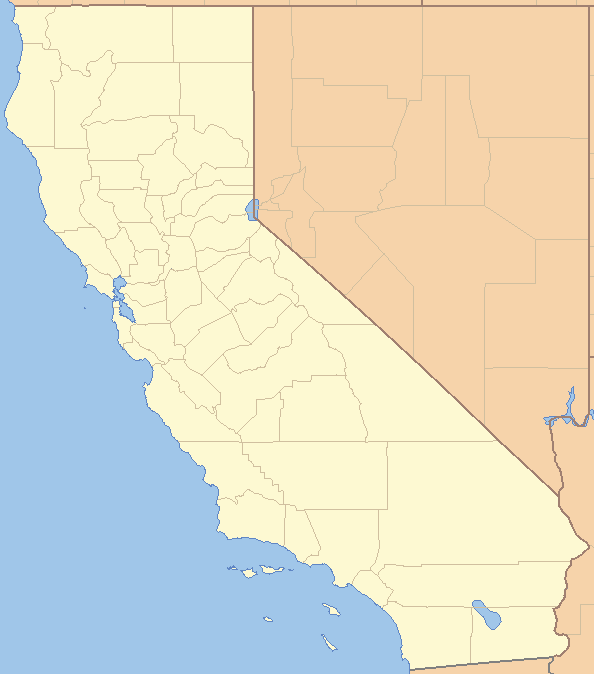
#> input picture hw1s/california.png, 594 x 674 px
$ jupyter execute H1P2T1_kmeans.ipynb   (shell and % lines are left out)
#> lines starting #> are read from the running program, lines starting #| are printed output that depends on the picture
## Homework 1 Part 2 Task 1

You will apply k-means clustering to analyze housing data <br>
In general, to do clustering, we need <br>
(1) feature vectors of objects <br>
(2) a distance measure (or a similarity measure) <br>
The result may vary if you change (1) and/or (2) <br>
In standard k-means, L2 norm based distance measure is used. <br>
Thus, k-means clustering result is largely determined by (1) <br>
In this task, you will select different sets of feature components for clustering with different goals. <br>
Also, you will observe the randomness of k-means clustering. <br>
You need to read through the instructions until you see "your work begins here" <br>
This is a guided-task: <br>
You may see the output of a code cell and then figure out the code in that cell. <br>
In each code cell, there are instructions to help you. <br>
This is a very efficient and effective way to learn how to program with sk-learn <br>
Try your best to generate similar results. However, because k-means is somewhat random, your results may be different from those provided in the file. <br>

#### First, we load the dataset
It is a table. Each row contains the information of an area in the state of california. Thus, an area in the state of california is an object in this application; a row is the "raw" feature vector of an object. Other names of a row: a data point, a data sample, an instance, an observation.

[cell 1]
#we need to import the package pandas to read data files
#we give it a new name 'pd', easy to remember and use
import pandas as pd
#the table is in the file housing.csv
housing = pd.read_csv("housing.csv")
#> (reads hw1s/housing.csv from the repository)
#use head function to show the first five rows
housing.head()

[cell 2]
# type of variable 'housing' is pandas DataFrame
# it is very important to know the types of variables
# because functions may only work with specific types of variables.
type(housing)

[cell 3]
# get the general information of the DataFrame
housing.info()

[cell 4]
# get some statistics
print(housing.describe())

[cell 5]
#check to see if there is nan in the table
#nan indicates missing value
#do not worry, in this task, we will not use total_bedrooms
housing.isnull().sum()

[cell 6]
# get one column of the DataFrame
housing['ocean_proximity']

[cell 7]
# get two columns of the DataFrame
table1=housing[['longitude', 'latitude']]
table1.head()

[cell 8]
type(table1)

[cell 9]
# type of table1 is DataFrame
# functions in sk-learn may not work well with DataFrame
# often, we need to convert DataFrame to numpy array
table1 = table1.values
type(table1)

[cell 10]
# it is a 2D array
table1.shape

[cell 11]
# get an element at row-i and column-j of table1
i=1; j=0
table1[i,j]

[cell 12]
# get row-0 from table1
table1[0,:]

[cell 13]
# get column-0 from table1
table1[:,0]

For more information about numpy array, see the lecture notes

[cell 14]
# show the histograms: one histogram corresponds to one column
import matplotlib.pyplot as plt
housing.hist(bins=50, figsize=(11,8))
plt.show()
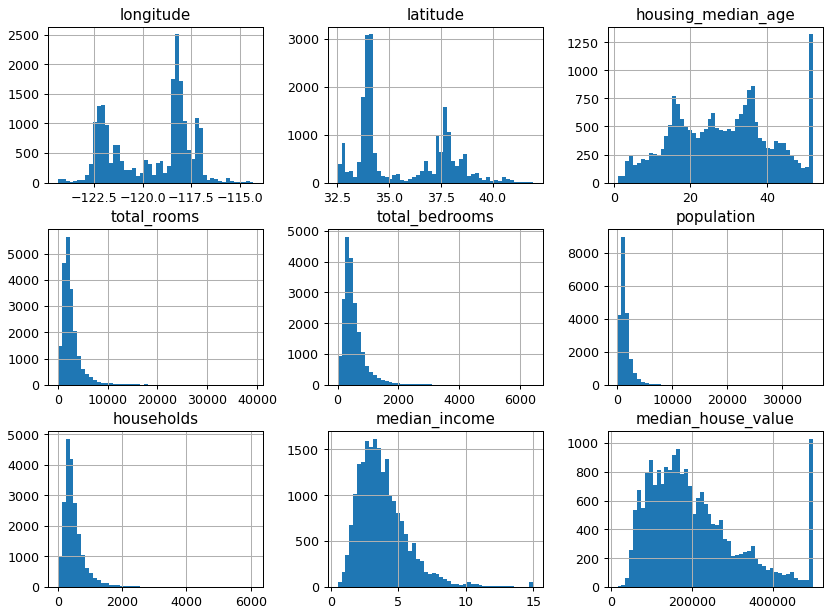
#> figure drawn by matplotlib, 9 panels; panel 1: tallest bar 2507 high, from x = -118.3 to -118.1; panel 2: tallest bar 3086 high, from x = 34.05 to 34.23; panel 3: tallest bar 1321 high, from x = 50.98 to 52; panel 4: tallest bar 5653 high, from x = 1574.7 to 2361.1

[cell 15]
#show the histogram of a column
housing["median_income"].hist()
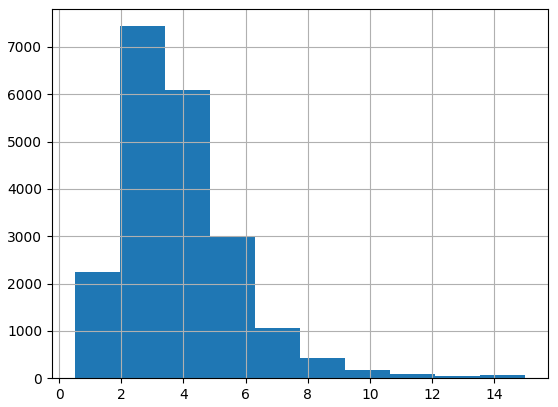
#> figure drawn by matplotlib, 1 panel; tallest bar 7436 high, from x = 1.95 to 3.4

### visualize the data points using pandas buil-in funciton plot

[cell 16]
#each dot represents an area
#the color of a dot shows the median_income in that area
#the size of a dot shows the population in that area
housing.plot(kind="scatter", x="longitude", y="latitude",
    s=housing['population']/100,
    label="population",
    c="median_income", cmap=plt.get_cmap("jet"),
    colorbar=True, alpha=0.4, figsize=(10,7),
)
plt.legend()
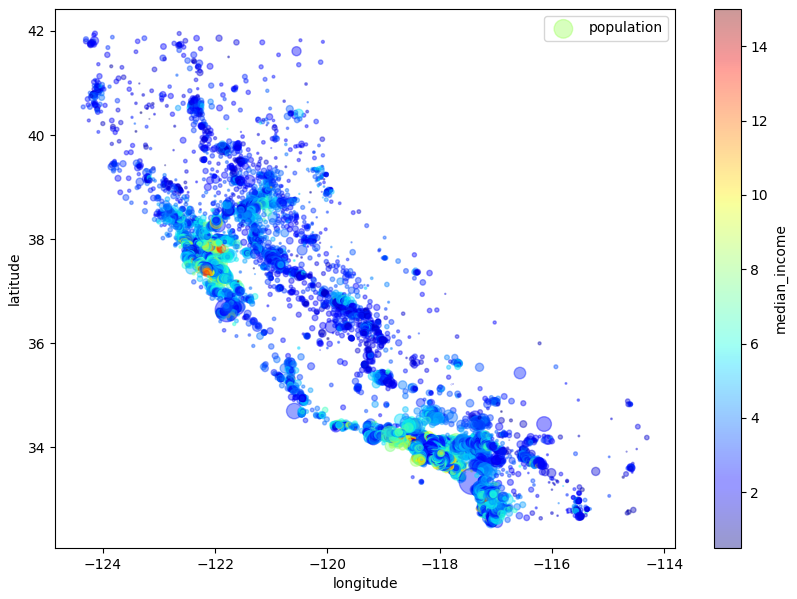
#> figure drawn by matplotlib, 2 panels

### visualize the data points on the map of california using matplotlib

[cell 17]
# the map is an image,'california.png'
# we need the function imread from the module io of the package skimage
from skimage.io import imread
#load the map
california_img=imread('california.png')
#> california_img is the input picture: shape (674, 594, 3); mean R, G, B 225, 221.3, 200.9
#show the map
plt.imshow(california_img, extent=[-124.55, -113.80, 32.45, 42.05], alpha=0.5)
#show the data points
#set the size of the dots by s=1
#set the color of the dots by color = 'b' - blue
#make the dots to be somewhat transparent by alpha=0.4
plt.scatter(x=housing['longitude'], y=housing['latitude'],
            color='b',  marker='.', s=1, alpha=0.4)
#add labels to x-axis and y-axis and set fontsize
plt.ylabel("Latitude", fontsize=14)
plt.xlabel("Longitude", fontsize=14)
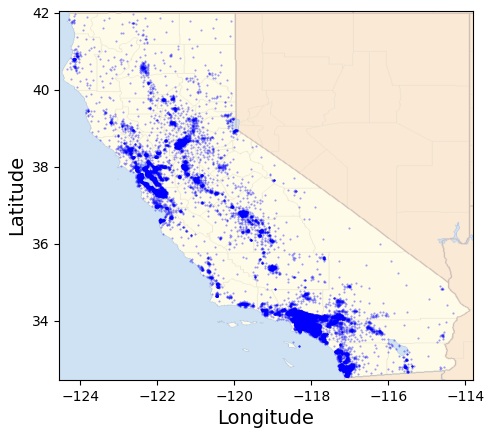
#> figure drawn by matplotlib, 1 panel

#### Handle the categorical variable "ocean_proximity"
Many machine learning algorithms only accept numerical data (numbers) not categorical data (category names). Thus, we need to convert categorical data into numerical data. <br>
In our table, we have a categorical variable "ocean_proximity". We apply one-hot encoding method (https://en.wikipedia.org/wiki/One-hot) to use numbers to represent different "ocean_proximity", which can be easily done by Pandas.

[cell 18]
housing=pd.get_dummies(housing)
housing.head()

In the new "housing" table, we see five new columns <br>
(1) ocean_proximity_<1H OCEAN <br>
(2) ocean_proximity_INLAND <br>
(3) ocean_proximity_ISLAND <br>
(4) ocean_proximity_NEAR BAY <br>
(5) ocean_proximity_NEAR OCEAN <br>
These columns are filled with 1s and 0s by the one-hot encoding method. <br>
If 'ocean_proximity' is 'NEAR BAY' in the original table, then in the new table, 'ocean_proximity_NEAR BAY' is 1 and the other variables are 0s.

## Your work begins here
complete the following 3 sub-tasks <br>
1. cluster the data points based on locations to find out spatial clusters
2. cluster the data points to find out where high/low income people live
3. run k-means several times for sub-task-2 to see if the result is stable or not (do not fix random_state).

### 1. cluster the data points based on locations
location features: longitude, latitude, ocean_proximity <br>
you may need to covert pandas DataFrame to numpy array <br>
you need to normalize the features (e.g. MinMaxScaler in sk-learn): see the lecture notes for why you need to do this.

[cell 19]
#get a new table by selecting columns related to location
#assume the name of the new table is data1
#for example:
#    data1 = housing[['longitude', 'latitude']] to select only two columns
#    data1.head() to show the first five rows

data1 = housing[['longitude', 'latitude', 'ocean_proximity_<1H OCEAN', 'ocean_proximity_INLAND', 'ocean_proximity_ISLAND', 'ocean_proximity_NEAR BAY', 'ocean_proximity_NEAR OCEAN']]
data1.head()

[cell 20]
#type of data1 is DataFrame
#convert DataFrame to numpy array
data1 = data1.values

[cell 21]
#normalize data1 using MinMaxScaler in sk-learn
#assume that data1n is the name of the normalized data1
#    data1 -> normlaization -> data1n
#use fit_transform of MinMaxScaler
from sklearn.preprocessing import MinMaxScaler

scaler = MinMaxScaler()

data1n = scaler.fit_transform(data1)

[cell 22]
data1n.shape

[cell 23]
#run k-means on data1n
#set n_clusters to 3
#read the docmument of k-means on sk-learn website
#assume the cluster labels are stored in the array label1

from sklearn.cluster import KMeans

kmeans = KMeans(n_clusters=3, init='k-means++', n_init=10, random_state=0)

label1 = kmeans.fit_predict(data1n)

[cell 24]
#show the clusters using different colors
#you can choose a color in ['r', 'g', 'b', 'm', 'c', 'y']
#code to get the data points in cluster-k
#  cluster_k=data1[label1==k]
#assume 'longitude' is in column-0 of data1
#code to get longitude values of the data points in cluster-k
#  longitude_k=data1[label1==k, 0]
# sample code is here, assuming three clusters
# color=['r', 'g', 'b', 'm', 'c', 'y']
# fig, ax = plt.subplots(1,3, figsize=(10,6))
# for k in range(0, 3):
#    ax[k].imshow(california_img, extent=[-124.55, -113.80, 32.45, 42.05], alpha=0.5)
#    ax[k].scatter(x=data1[label1==k,0], y=data1[label1==k,1],
#                  color=color[k],  marker='.', s=1, alpha=0.4)
#    ax[k].set_ylabel("Latitude", fontsize=14)
#    ax[k].set_xlabel("Longitude", fontsize=14)

color=['r', 'g', 'b']
fig, ax = plt.subplots(1,3, figsize=(10,6))
for k in range(0, 3):
    ax[k].imshow(california_img, extent=[-124.55, -113.80, 32.45, 42.05], alpha=0.5)
    ax[k].scatter(x=data1[label1==k,0], y=data1[label1==k,1],
                  color=color[k],  marker='.', s=1, alpha=0.4)
    ax[k].set_ylabel("Latitude", fontsize=14)
    ax[k].set_xlabel("Longitude", fontsize=14)
plt.show()
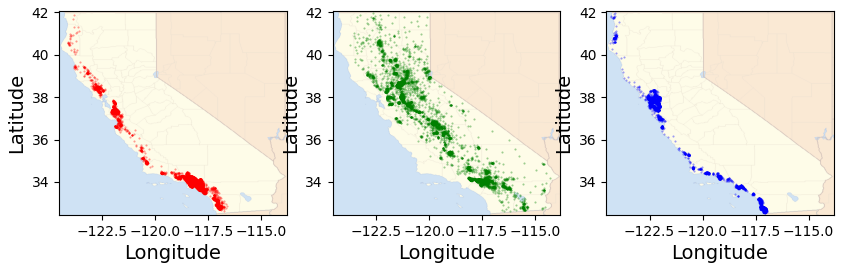
#> figure drawn by matplotlib, 3 panels

[cell 25]
#plot the histogram of cluster labels in label1
plt.hist(label1, bins=10)

plt.show()
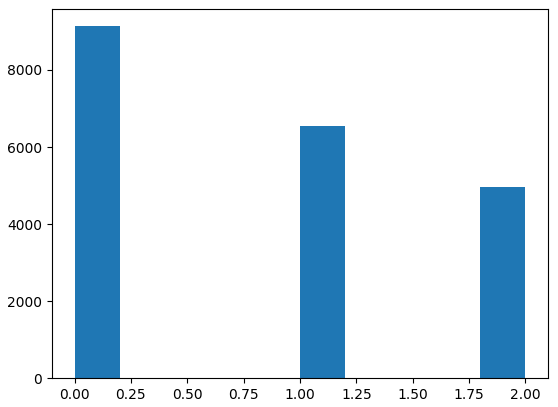
#> figure drawn by matplotlib, 1 panel; tallest bar 9136 high, from x = -1.39e-17 to 0.2

### 2. cluster data to find out where high/low income people live
think about which columns of housing are needed for this sub-task <br>
use at lease two features <br>
use features related to income and location

[cell 26]
#select some columns from housing
#assume the name of the new table is data2

data2 = housing[['longitude', 'latitude', 'median_income']]
data2.head()

[cell 27]
#type of data2 is DataFrame
#convert DataFrame to numpy array

data2 = data2.values
type(data2)

[cell 28]
#normalize data2 using MinMaxScaler
#assume that data2n is the name of the normlaized data2
# data2 >MinMaxScaler-> data2n

data2n = scaler.fit_transform(data2)

[cell 29]
#run k-means on data2n to get cluster labels
#you can try to set n_clusters to 6
#assume the cluster labels are stored in the array label2

kmeans2 = KMeans(n_clusters=6)
label2 = kmeans2.fit_predict(data2n)

[cell 30]
#show the clusters using different colors
#see cell 24

colors = ['r', 'g', 'b', 'm', 'c', 'y']

fig, ax = plt.subplots(1, 6, figsize=(20, 4))

# Loop through each cluster
for k in range(6):
    ax[k].imshow(california_img, extent=[-124.55, -113.80, 32.45, 42.05], alpha=0.5)
    ax[k].scatter(x=data2[label2 == k, 0], y=data2[label2 == k, 1], color=colors[k], marker='.', s=10, alpha=0.5)


    ax[k].set_title(f'Cluster {k+1}')
    ax[k].set_xlabel("Longitude")
    ax[k].set_ylabel("Latitude")


plt.tight_layout()
plt.show()
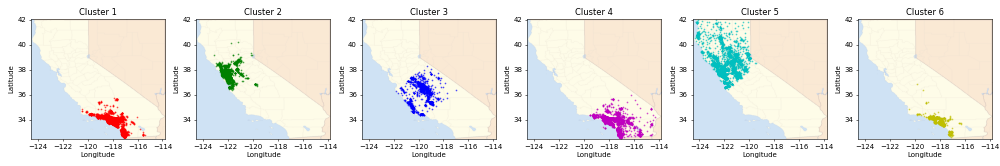
#> figure drawn by matplotlib, 6 panels

[cell 31]
#plot the histogram of cluster labels
# use plt.hist(...)

plt.hist(label2, bins=10)
plt.xlabel('Cluster')
plt.ylabel('Frequency')
plt.show()
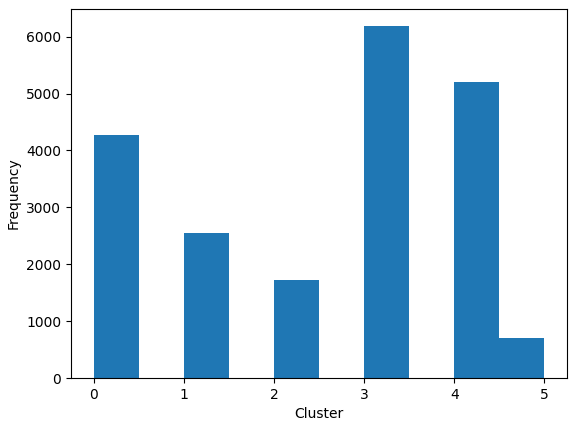
#> figure drawn by matplotlib, 1 panel; tallest bar 6182 high, from x = 3 to 3.5

[cell 32]
# [6 lines of commented-out code are left out]

mhv = housing['median_income'].values
for k in range(6):
    mhv_k = mhv[label2 == k]
    print(mhv_k.mean())

[cell 33]
# show the histograms of 'median_income' in each cluster
# sample code
# color=['r', 'g', 'b', 'm', 'c', 'y']
# fig, ax = plt.subplots(1,6, figsize=(10,2))
# for k in range(0, 6):
#     ax[k].hist(x=data2[label2==k,2], color=color[k], bins=10)
#     ax[k].set_xlim(0, 15)

color = ['r', 'g', 'b', 'm', 'c', 'y']
fig, ax = plt.subplots(1, 6, figsize=(10, 2))

# Plot histograms of median income
for k in range(6):
    ax[k].hist(data2[label2 == k, 2], color=color[k], bins=10)
    ax[k].set_xlim(0, 15)
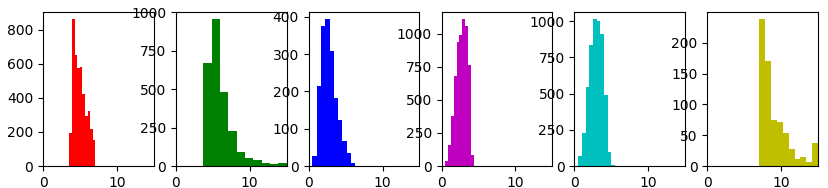
#> figure drawn by matplotlib, 6 panels; panel 1: tallest bar 860 high, from x = 3.93 to 4.28; panel 2: tallest bar 953 high, from x = 4.84 to 5.97; panel 3: tallest bar 393 high, from x = 2.24 to 2.83; panel 4: tallest bar 1107 high, from x = 2.81 to 3.2

we can clearly see some clusters of high-income people

[cell 34]
# show the histogram of 'median_house_value' in each cluster
# you may need to use housing to get median_house_value
# color=['r', 'g', 'b', 'm', 'c', 'y']
# mhv=housing['median_house_value'].values
# then you can use the sample code in the above cell

# Plot histograms of median house value
mhv = housing['median_house_value'].values
fig, ax = plt.subplots(1, 6, figsize=(10, 2))

for k in range(6):
    ax[k].hist(mhv[label2 == k], color=color[k], bins=10)
    ax[k].set_xlim(min(mhv), max(mhv))
plt.show()
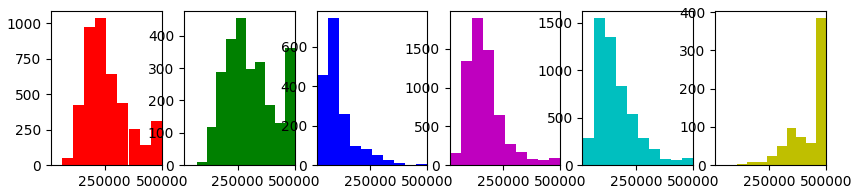
#> figure drawn by matplotlib, 6 panels; panel 1: tallest bar 1034 high, from x = 208999.8 to 257500; panel 2: tallest bar 454 high, from x = 243080.4 to 285900.5; panel 3: tallest bar 745 high, from x = 63499.2 to 111999.4; panel 4: tallest bar 1893 high, from x = 114000.2 to 162250.3
